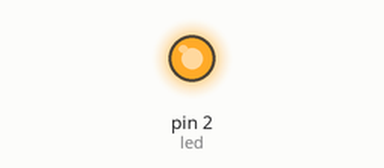
The sketch below on a simulated Arduino Uno, built with avr-gcc and run on an emulated ATmega328P. Parts: output pins drawn as LEDs (lit = HIGH).

Above: at 0.05 s.
Timing chart, 0 to 3.0 s (numbered marks = the images above):
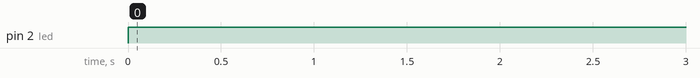

Measured:
- by itself, pin 2 (led): LOW → HIGH at 0.00 s

The sketch:

encender_led.ino
```cpp
/*
  Código básico para encender y apagar un led (sin sensor)
  Seminario Bellas Artes UGR
  Paula de la Hoz
*/

const int led = 2; //si conectamos el led al pin 3

//En setup va todo lo que queremos que se carge por defecto al encender la placa
void setup()
{
  pinMode(led, OUTPUT);  //indicamos que es un OUTPUT (salida)
}

//En loop metemos todo lo que queremos que se repita en bucle
void loop()
{
  digitalWrite(led, HIGH);  //encender led
  delay(500); //esperamos medio segundo
  digitalWrite(led,LOW);  //apagamos led
}
```
